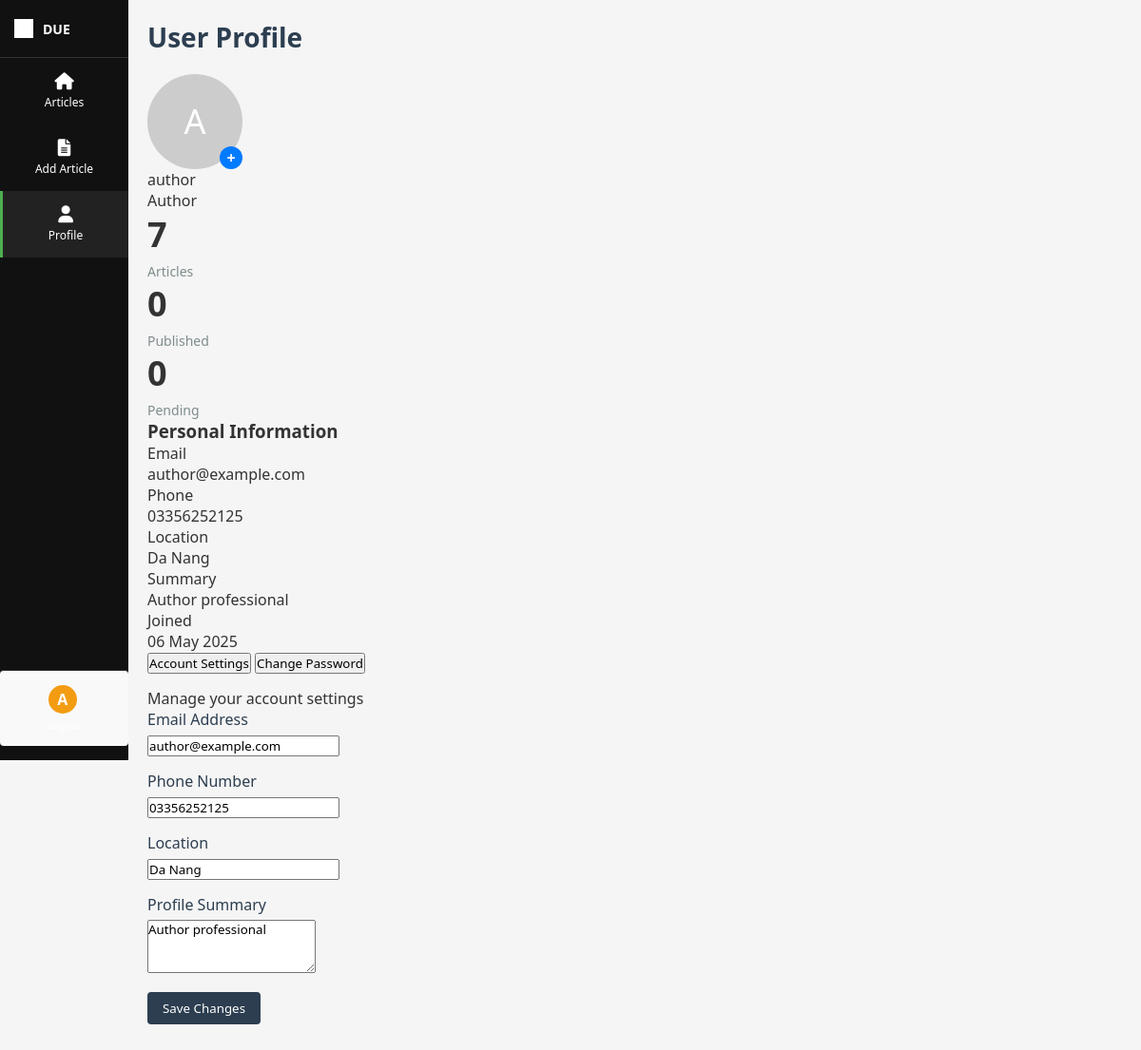
/admin-dashboard/profile/ (signed in), run on the app's committed database.
### cms_api/models.py (models this page shows, shortened)
class User(AbstractUser):
    ROLE_CHOICES = (
        ('admin', 'Admin'),
        ('editor', 'Editor'),
        ('author', 'Author'),
        ('user', 'User'),
        ('viewer', 'Viewer'),
    )
    role = models.CharField(max_length=20, choices=ROLE_CHOICES, default='author')
    avatar = models.ImageField(upload_to='avatars/', null=True, blank=True)
    phone_number = models.CharField(max_length=20, null=True, blank=True)
    location = models.CharField(max_length=100, null=True, blank=True)
    profile_summary = models.TextField(null=True, blank=True)
    is_online = models.BooleanField(default=False)
    last_activity = models.DateTimeField(default=timezone.now)

### cms_api/views.py (the view)
# urls.py: path('admin-dashboard/profile/', views.profile_view, name='profile'),
@login_required(login_url='login')
def profile_view(request):
    user_articles = Post.objects.filter(author=request.user).order_by('-created_at')
    return render(request, 'cms_api/profile.html', {
        'user': request.user,
        'user_articles': user_articles
    })

### cms_api/templates/cms_api/profile.html (shortened to what this page needs)
{% extends 'cms_api/base.html' %}
{% load static %}
{% block content %}
<div class="header">
    <h1>User Profile</h1>
</div>
<div class="profile-container">
    <div class="profile-card">
        <div class="avatar-wrapper">
            {% if user.avatar %}
                <img class="profile-avatar" id="avatarPreview" src="{{ user.avatar.url }}" alt="Avatar">
            {% else %}
                <div class="profile-avatar" id="avatarPreview">{{ user.username|first|upper }}</div>
            {% endif %}
            <label for="avatarInput" class="upload-icon">+</label>
        </div>
        <div class="profile-name">{{ user.username }}</div>
        <div class="profile-role">{{ user.role|title }}</div>
        <div class="profile-stats">
            <div class="stat">
                <div class="stat-number">{{ user_articles.count }}</div>
                <div class="stat-label">Articles</div>
            </div>
            <div class="stat">
                <div class="stat-number">{{ user_articles.published.count|default:"0" }}</div>
                <div class="stat-label">Published</div>
            </div>
            <div class="stat">
                <div class="stat-number">{{ user_articles.pending.count|default:"0" }}</div>
                <div class="stat-label">Pending</div>
            </div>
        </div>
        <div class="profile-info">
            <h3>Personal Information</h3>
            <div class="info-row">
                <div class="info-label">Email</div>
                <div class="info-value">{{ user.email }}</div>
            </div>
            <div class="info-row">
                <div class="info-label">Phone</div>
                <div class="info-value">{{ user.phone_number|default:"Not provided" }}</div>
            </div>
            <div class="info-row">
                <div class="info-label">Location</div>
                <div class="info-value">{{ user.location|default:"Not provided" }}</div>
            </div>
            <div class="info-row">
                <div class="info-label">Summary</div>
                <div class="info-value">{{ user.profile_summary|default:"Not provided" }}</div>
            </div>
            <div class="info-row">
                <div class="info-label">Joined</div>
                <div class="info-value">{{ user.date_joined|date:"d M Y" }}</div>
            </div>
        </div>
    </div>
    <div class="profile-content">
        <div class="profile-tabs">
            <button class="tab-btn active" data-tab="account">Account Settings</button>
            <button class="tab-btn" data-tab="password">Change Password</button>
        </div>
        <div class="tab-content" id="account-tab">
            <p class="tab-description">Manage your account settings</p>
            <form class="settings-form" method="post" action="{% url 'update_profile' %}" enctype="multipart/form-data" id="accountForm">
                <div class="form-group">
                    <label for="email">Email Address</label>
                    <input type="email" id="email" name="email" value="{{ user.email }}" required>
                </div>
                <div class="form-group">
                    <label for="phone">Phone Number</label>
                    <input type="text" id="phone" name="phone_number" value="{{ user.phone_number|default:'' }}">
                </div>
                <div class="form-group">
                    <label for="location">Location</label>
                    <input type="text" id="location" name="location" value="{{ user.location|default:'' }}">
                </div>
                <div class="form-group">
                    <label for="profile_summary">Profile Summary</label>
                    <textarea id="profile_summary" name="profile_summary" rows="3">{{ user.profile_summary|default:'' }}</textarea>
                </div>
                <button type="submit" class="btn btn-primary">Save Changes</button>
            </form>
        </div>
    </div>
</div>
{% endblock %}

### cms_api/templates/cms_api/base.html (shortened to what this page needs)
{% load static %}
<!DOCTYPE html>
<html lang="en">
<head>
    <link rel="stylesheet" href="{% static 'cms_api/css/styles.css' %}">
    <link rel="stylesheet" href="https://cdnjs.cloudflare.com/ajax/libs/font-awesome/6.0.0-beta3/css/all.min.css">
</head>
<body>
    <div class="container">
        <div class="sidebar">
            <div class="logo">
                <div class="logo-square">
                </div>
                <div class="logo-text">DUE</div>
            </div>
            <nav class="nav-menu">
                <a href="{% url 'home' %}" class="nav-item {% if request.path == '/admin-dashboard/' %}active{% endif %}">
                    <i class="fas fa-home"></i>
                    <span>Articles</span>
                </a>
                {% if request.user.role == 'author' or request.user.role == 'admin' %}
                <a href="{% url 'add_article_author' %}" class="nav-item {% if request.path == '/admin-dashboard/add-article-author/' %}active{% endif %}">
                    <i class="fas fa-file-alt"></i>
                    <span>Add Article</span>
                </a>
                {% endif %}
                <a href="{% url 'profile' %}" class="nav-item {% if request.path == '/admin-dashboard/profile/' %}active{% endif %}">
                    <i class="fas fa-user"></i>
                    <span>Profile</span>
                </a>
            </nav>
            <div class="user-info">
                <a href="{% url 'logout' %}" class="logout-btn">
                    <div class="user-avatar">{{ request.user.username|first|upper }}</div>
                    <div class="user-name">Logout</div>
                </a>
            </div>
        </div>
        <div class="main-content">
            {% block content %}{% endblock %}
        </div>
    </div>
</body>
</html>

### cms_api/static/cms_api/css/styles.css (style rules this page uses)
* { margin: 0; padding: 0; box-sizing: border-box; font-family: "Segoe UI", Tahoma, Geneva, Verdana, sans-serif; }
body { background-color: #f5f5f5; color: #333; }
.container { display: flex; min-height: 100vh; }
.sidebar { width: 135px; background-color: #111; color: white; display: flex; flex-direction: column; position: fixed; height: 100vh; z-index: 10; }
.logo { padding: 20px 15px; display: flex; align-items: center; border-bottom: 1px solid #333; }
.logo-square { width: 20px; height: 20px; background-color: white; margin-right: 10px; }
.logo-text { font-size: 14px; font-weight: bold; white-space: nowrap; }
.nav-menu { display: flex; flex-direction: column; flex-grow: 1; }
.nav-item { display: flex; flex-direction: column; align-items: center; padding: 15px 0; color: white; text-decoration: none; font-size: 12px; text-align: center; }
.nav-item i { font-size: 18px; margin-bottom: 5px; }
.nav-item.active { background-color: #222; border-left: 3px solid #4caf50; }
.user-info { padding: 15px 0; display: flex; flex-direction: column; align-items: center; margin-top: auto; border-top: 1px solid #333; }
.user-avatar { width: 30px; height: 30px; background-color: #f39c12; border-radius: 50%; display: flex; align-items: center; justify-content: center; margin-bottom: 5px; font-weight: bold; }
.user-name { font-size: 10px; text-align: center; }
.logout-btn { color: white; text-decoration: none; }
.main-content { flex-grow: 1; padding: 20px; margin-left: 135px; width: calc(100% - 135px); }
.header { display: flex; justify-content: space-between; align-items: center; margin-bottom: 20px; }
.header h1 { color: #2c3e50; font-size: 28px; font-weight: 600; }
.btn { padding: 8px 16px; border: none; border-radius: 4px; cursor: pointer; font-weight: 500; display: flex; align-items: center; gap: 8px; }
.btn-primary { background-color: #2c3e50; color: white; height: 33.6px; }
.stat-number { font-size: 36px; font-weight: bold; margin-bottom: 5px; }
.stat-label { font-size: 14px; color: #7f8c8d; }
.user-info { background-color: #f9f9f9; border-radius: 4px; padding: 15px; margin: 15px 0; }
.tab-content { padding: 15px 0; }
.form-group { margin-bottom: 15px; flex: 1; }
.form-group label { display: block; margin-bottom: 5px; font-weight: 500; color: #2c3e50; }

### cms_api/templates/cms_api/profile.html (style rules this page uses)
body { background-image: url('https://i.pinimg.com/736x/5a/ab/fe/5aabfed022882ad4a78e47a377d9c984.jpg'); background-size: cover; background-position: center; background-repeat: no-repeat; background-attachment: fixed; }
.avatar-wrapper { position: relative; display: inline-block; }
.upload-icon { position: absolute; bottom: 0; right: 0; background-color: #007bff; color: white; border-radius: 50%; width: 24px; height: 24px; text-align: center; line-height: 24px; font-weight: bold; cursor: pointer; font-size: 16px; transition: background 0.3s ease; }
.profile-avatar { width: 100px; height: 100px; border-radius: 50%; object-fit: cover; display: block; background-color: #ccc; font-size: 36px; color: white; text-align: center; line-height: 100px; }

### data on the page
User: user.username|first "A", username|first "A", username "author", role "Author", email "author@example.com", phone_number "03356252125", location "Da Nang", profile_summary "Author professional", date_joined "06 May 2025"

### other printed values
{{ user_articles.count }} "7"
{{ user_articles.published.count|default:"0" }} "0"
{{ user_articles.pending.count|default:"0" }} "0"
